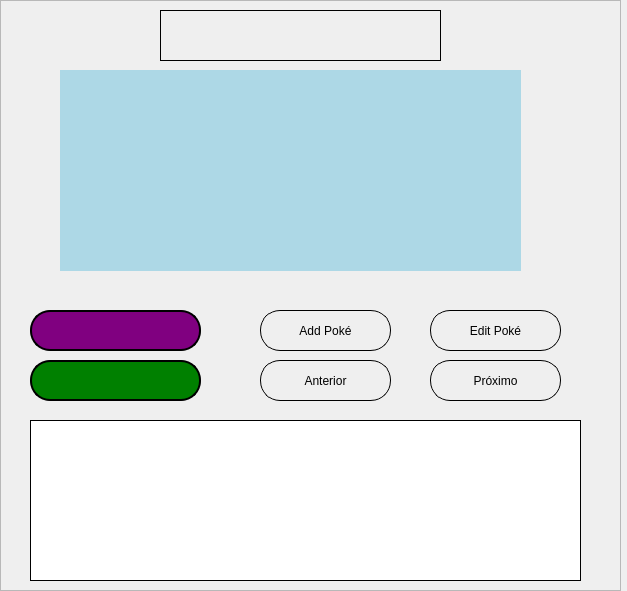
<?xml version="1.0" encoding="UTF-8"?>
<ui version="4.0">
 <class>pokedex</class>
 <widget class="QMainWindow" name="pokedex">
  <property name="geometry">
   <rect>
    <x>0</x>
    <y>0</y>
    <width>627</width>
    <height>591</height>
   </rect>
  </property>
  <property name="windowTitle">
   <string>MainWindow</string>
  </property>
  <widget class="QWidget" name="centralwidget">
   <widget class="QFrame" name="FramePrincipal">
    <property name="geometry">
     <rect>
      <x>0</x>
      <y>0</y>
      <width>621</width>
      <height>591</height>
     </rect>
    </property>
    <property name="sizePolicy">
     <sizepolicy hsizetype="Expanding" vsizetype="Expanding">
      <horstretch>0</horstretch>
      <verstretch>0</verstretch>
     </sizepolicy>
    </property>
    <property name="autoFillBackground">
     <bool>false</bool>
    </property>
    <property name="frameShape">
     <enum>QFrame::StyledPanel</enum>
    </property>
    <property name="frameShadow">
     <enum>QFrame::Raised</enum>
    </property>
    <widget class="QLabel" name="LbImagem">
     <property name="geometry">
      <rect>
       <x>60</x>
       <y>70</y>
       <width>461</width>
       <height>201</height>
      </rect>
     </property>
     <property name="styleSheet">
      <string notr="true">background-color: lightblue
</string>
     </property>
     <property name="text">
      <string/>
     </property>
     <property name="pixmap">
      <pixmap>icon-anydesk.jpg</pixmap>
     </property>
    </widget>
    <widget class="QLabel" name="LbTipo1">
     <property name="geometry">
      <rect>
       <x>30</x>
       <y>310</y>
       <width>171</width>
       <height>41</height>
      </rect>
     </property>
     <property name="styleSheet">
      <string notr="true">border: 2px solid black;
border-radius: 20px;
background-color: purple
</string>
     </property>
     <property name="text">
      <string/>
     </property>
     <property name="textFormat">
      <enum>Qt::AutoText</enum>
     </property>
     <property name="alignment">
      <set>Qt::AlignCenter</set>
     </property>
    </widget>
    <widget class="QLabel" name="LbTipo2">
     <property name="geometry">
      <rect>
       <x>30</x>
       <y>360</y>
       <width>171</width>
       <height>41</height>
      </rect>
     </property>
     <property name="styleSheet">
      <string notr="true">border: 2px solid black;
border-radius: 20px;
background-color: green

</string>
     </property>
     <property name="text">
      <string/>
     </property>
     <property name="alignment">
      <set>Qt::AlignCenter</set>
     </property>
    </widget>
    <widget class="QPushButton" name="BtnPrevious">
     <property name="geometry">
      <rect>
       <x>260</x>
       <y>360</y>
       <width>131</width>
       <height>41</height>
      </rect>
     </property>
     <property name="styleSheet">
      <string notr="true">border: 1px solid black;
border-radius: 20px;</string>
     </property>
     <property name="text">
      <string>Anterior</string>
     </property>
    </widget>
    <widget class="QPushButton" name="BtnNext">
     <property name="geometry">
      <rect>
       <x>430</x>
       <y>360</y>
       <width>131</width>
       <height>41</height>
      </rect>
     </property>
     <property name="styleSheet">
      <string notr="true">border: 1px solid black;
border-radius: 20px;</string>
     </property>
     <property name="text">
      <string>Próximo</string>
     </property>
    </widget>
    <widget class="QPushButton" name="BtnAdd">
     <property name="geometry">
      <rect>
       <x>260</x>
       <y>310</y>
       <width>131</width>
       <height>41</height>
      </rect>
     </property>
     <property name="styleSheet">
      <string notr="true">border: 1px solid black;
border-radius: 20px;</string>
     </property>
     <property name="text">
      <string>Add Poké</string>
     </property>
    </widget>
    <widget class="QPushButton" name="BtnEdit">
     <property name="geometry">
      <rect>
       <x>430</x>
       <y>310</y>
       <width>131</width>
       <height>41</height>
      </rect>
     </property>
     <property name="styleSheet">
      <string notr="true">border: 1px solid black;
border-radius: 20px;</string>
     </property>
     <property name="text">
      <string>Edit Poké</string>
     </property>
    </widget>
    <widget class="QLabel" name="LbDescricao">
     <property name="geometry">
      <rect>
       <x>30</x>
       <y>420</y>
       <width>551</width>
       <height>161</height>
      </rect>
     </property>
     <property name="styleSheet">
      <string notr="true">border: 1px solid black;
padding: 15px;
background-color: white</string>
     </property>
     <property name="text">
      <string/>
     </property>
    </widget>
    <widget class="QLabel" name="LbNome">
     <property name="geometry">
      <rect>
       <x>160</x>
       <y>10</y>
       <width>281</width>
       <height>51</height>
      </rect>
     </property>
     <property name="styleSheet">
      <string notr="true">border: 1px solid black;
font-size: 24px; 
font-weight: bold;</string>
     </property>
     <property name="frameShape">
      <enum>QFrame::WinPanel</enum>
     </property>
     <property name="frameShadow">
      <enum>QFrame::Plain</enum>
     </property>
     <property name="text">
      <string/>
     </property>
     <property name="alignment">
      <set>Qt::AlignCenter</set>
     </property>
    </widget>
   </widget>
  </widget>
 </widget>
 <resources/>
 <connections/>
</ui>
